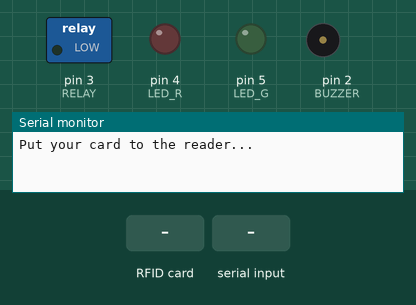
This sketch was run on a simulated Arduino Uno, built with avr-gcc and run on an emulated ATmega328P. Shown: switched loads named in the sketch (green lamp = pin HIGH), output pins drawn as LEDs (lit = HIGH), buzzer (waves = sounding), the last lines printed to the serial monitor. The inputs (shaded band) are chosen by the test bench. Pins used as bus, display or sensor lines are not drawn.

Above: at 1.2 s.
1.3 s: RFID card 33 FC AE C9 held to the reader
At 2.6 s:
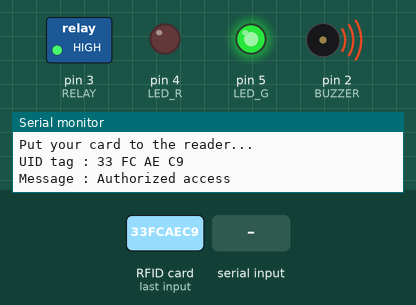
4.3 s: "L" received over Serial
At 5.7 s:
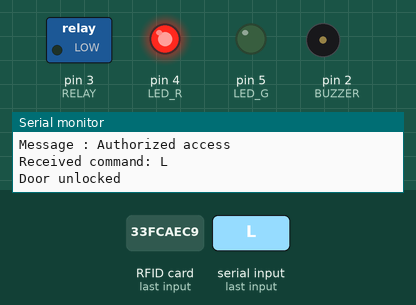
6.8 s: RFID card 5E 7A 19 C4 held to the reader
At 8.1 s:
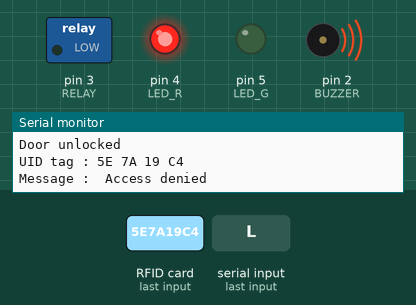
11.3 s: "U" received over Serial
At 14.1 s:
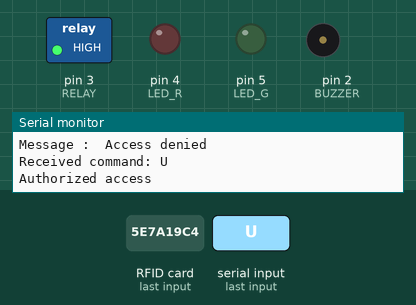
14.3 s: RFID card 5E 7A 19 C4 held to the reader
At 14.7 s:
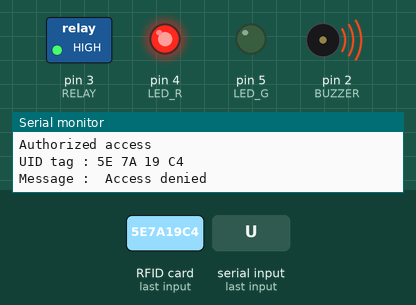
Timing chart, 0 to 17.3 s (numbered marks = the images above; inputs shaded):
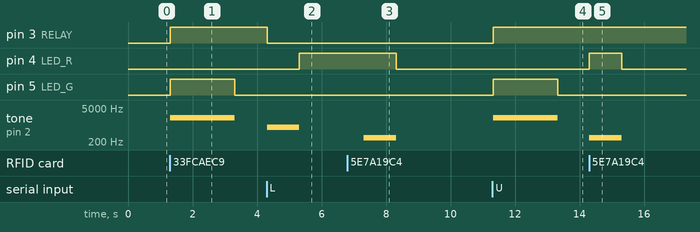

Measured:
- after the input at 1.3 s, pin 3 (RELAY): LOW → HIGH at once; pin 5 (LED_G): LOW → HIGH at once, → LOW 2.0 s later; tone on pin 2 (BUZZER): silent → 2000 Hz at once, → silent 2.0 s later
- after the input at 4.3 s, pin 3 (RELAY): HIGH → LOW at once; pin 4 (LED_R): LOW → HIGH after 1.0 s; tone on pin 2 (BUZZER): silent → 800 Hz at once, → silent 1.0 s later
- after the input at 6.8 s, pin 4 (LED_R): HIGH → LOW after 1.5 s instead of 0.51 s; tone on pin 2 (BUZZER): silent → 300 Hz after 0.52 s, → silent 1.0 s later
- after the input at 11.3 s, pin 3 (RELAY): LOW → HIGH at once; pin 5 (LED_G): LOW → HIGH at once, → LOW 2.0 s later; tone on pin 2 (BUZZER): silent → 2000 Hz at once, → silent 2.0 s later
- after the input at 14.3 s, pin 4 (LED_R): LOW → HIGH at once, → LOW 1.0 s later; tone on pin 2 (BUZZER): silent → 300 Hz at once, → silent 1.0 s later

The sketch:

doorlock.ino
```cpp
#include <SPI.h>
#include <MFRC522.h>

#define SS_PIN 10
#define RST_PIN 9
#define LED_G 5 // define green LED pin
#define LED_R 4 // define red LED
#define RELAY 3 // relay pin
#define BUZZER 2 // buzzer pin
#define ACCESS_DELAY 2000
#define DENIED_DELAY 1000

MFRC522 mfrc522(SS_PIN, RST_PIN); // Create MFRC522 instance.

bool doorLocked = true;

void setup() {
  Serial.begin(9600); // Initiate a serial communication
  SPI.begin(); // Initiate SPI bus
  mfrc522.PCD_Init(); // Initiate MFRC522
  pinMode(LED_G, OUTPUT);
  pinMode(LED_R, OUTPUT);
  pinMode(RELAY, OUTPUT);
  pinMode(BUZZER, OUTPUT);
  noTone(BUZZER);
  digitalWrite(RELAY, LOW);
  Serial.println("Put your card to the reader...");
  Serial.println();
}

void loop() {
  // Check for serial input
  if (Serial.available() > 0) {
    char command = Serial.read();
    Serial.print("Received command: ");
    Serial.println(command);
    if (command == 'U') {
      lockDoor(); // Swapped from unlockDoor() to lockDoor()
    } else if (command == 'L') {
      unlockDoor(); // Swapped from lockDoor() to unlockDoor()
    }
  }

  // Look for new cards
  if (!mfrc522.PICC_IsNewCardPresent()) {
    return;
  }
  // Select one of the cards
  if (!mfrc522.PICC_ReadCardSerial()) {
    return;
  }
  // Show UID on serial monitor
  Serial.print("UID tag :");
  String content = "";
  byte letter;
  for (byte i = 0; i < mfrc522.uid.size; i++) {
    Serial.print(mfrc522.uid.uidByte[i] < 0x10 ? " 0" : " ");
    Serial.print(mfrc522.uid.uidByte[i], HEX);
    content.concat(String(mfrc522.uid.uidByte[i] < 0x10 ? " 0" : " "));
    content.concat(String(mfrc522.uid.uidByte[i], HEX));
  }
  Serial.println();
  Serial.print("Message : ");
  content.toUpperCase();
  if (content.substring(1) == "33 FC AE C9") // change here the UID of the card/cards that you want to give access
  {
    lockDoor(); // Swapped from unlockDoor() to lockDoor()
  } else {
    Serial.println(" Access denied");
    digitalWrite(LED_R, HIGH);
    tone(BUZZER, 300);
    delay(DENIED_DELAY);
    digitalWrite(LED_R, LOW);
    noTone(BUZZER);
  }
}

void unlockDoor() {
  if (!doorLocked) { // Condition swapped
    Serial.println("Door unlocked"); // Message changed
    Serial.println();
    digitalWrite(RELAY, LOW); // Swapped from HIGH to LOW
    digitalWrite(LED_G, LOW); // Turn off green LED
    tone(BUZZER, 800); // Lower pitch for unlock
    delay(DENIED_DELAY); // Duration of buzzer sound
    noTone(BUZZER); // Stop buzzer sound
    digitalWrite(LED_R, HIGH); // Turn on red LED after delay
    delay(ACCESS_DELAY);
    digitalWrite(LED_R, LOW); // Turn off red LED after delay
    doorLocked = true;
  }
}

void lockDoor() {
  if (doorLocked) { // Condition swapped
    Serial.println("Authorized access"); // Message changed
    Serial.println();
    digitalWrite(RELAY, HIGH); // Swapped from LOW to HIGH
    digitalWrite(LED_G, HIGH); // Turn on green LED
    tone(BUZZER, 2000); // Higher pitch for lock
    delay(ACCESS_DELAY);
    digitalWrite(LED_G, LOW); // Turn off green LED after delay
    noTone(BUZZER); // Stop buzzer sound
    doorLocked = false;
  }
}
```
